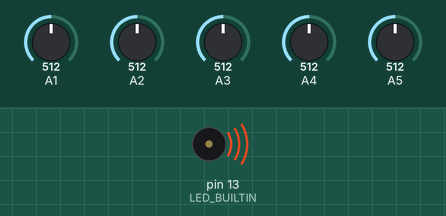
This sketch was run on a simulated Arduino Uno, built with avr-gcc and run on an emulated ATmega328P. Parts: buzzer (waves = sounding). The test bench sets the inputs (shaded band); at power-on: A1 = 512, A2 = 512, A3 = 512, A4 = 512, A5 = 512.

Above: at 0.1 s.
Timing chart, 0 to 1.6 s (numbered marks = the images above):
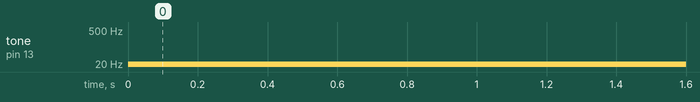

The sketch:

Incidental_Voltage_Indicator.ino
```cpp
/*
  The docs state that voltage detection is very sensitive, such
  that capacative touch switches are possible, and ambient RF
  noise will affect read voltage on unconnected pins.

  See http://arduino.cc/en/Reference/AnalogRead

  This sketch is an attempt to produce a blinking output that will
  indicate changes in voltage and capcitive changes acroos
  the analog read pins.

  It's not very useful but it's the only thing I can think of that
  gives you a meaningful i/o result without attaching anything else
  to the board.

  Touch your fingers to the back of pins 1-5 and you'll see the
  blink rate change.
*/

int analog_pins[] = {1,2,3,4,5};

void setup(){}

void loop(){
  // sum the detected voltage on all pins
  int ambient_voltage;
  for( int i = 0; i < 5; i++ ){ ambient_voltage += analogRead(analog_pins[i]);}

  // pulse the light
  tone(
    LED_BUILTIN,
    map(
      ambient_voltage/5, // Avg  pin voltage
      0,    // Min voltage read
      1023, // Max voltage read
      0,    // Min Hz.
      30    // Max Hz.  anything higher looks like a steady light.
    )
  );
}
```

Measured:
- by itself, tone on pin 13 (LED_BUILTIN): silent → 15 Hz at 0.00 s
